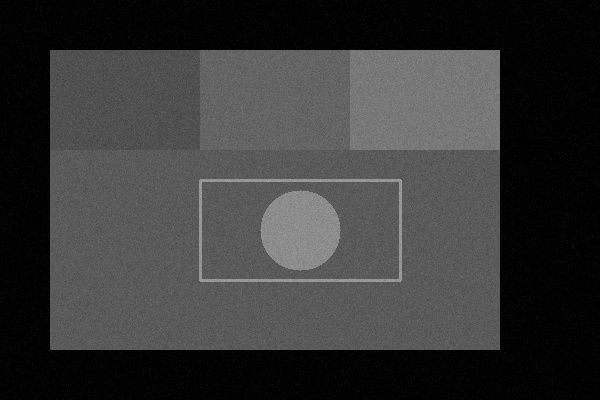
#> input picture opencv2/messi5.jpg, 600 x 400 px
$ python testeopencv.py
#> lines starting #> are read from the running program, lines starting #| are printed output that depends on the picture; after the words box and inside, x2 and y2 are one past the last pixel; in counts of white or black regions, pixels touching at a corner belong together
import cv2 as cv
import numpy as np
from matplotlib import pyplot as plt

# ==========================================================
# 1. LER UMA IMAGEM
# ==========================================================

# Carrega a imagem usando caminho absoluto
import os
script_dir = os.path.dirname(os.path.abspath(__file__))
image_path = os.path.join(script_dir, "messi5.jpg")
img = cv.imread(image_path)
#> img is the input picture: shape (400, 600, 3); min 0, max 166, mean 54.9

# Verifica se a imagem foi carregada corretamente
if img is None:
    print("❌ Erro: Arquivo 'imagem.jpg' não encontrado!")
    print("Por favor, coloque uma imagem chamada 'imagem.jpg' na pasta opencv2")
    print("Ou altere o nome do arquivo no código.")
    exit()

# OpenCV usa BGR, converter para RGB para matplotlib
img_rgb = cv.cvtColor(img, cv.COLOR_BGR2RGB)

# ==========================================================
# 2. PEGAR VALOR DE UM PIXEL
# ==========================================================

# Coordenada do pixel
y, x = 100, 100

# Valor completo do pixel (BGR)
pixel = img[y, x]
#> pixel = [79, 79, 79]

print("Valor do pixel [B,G,R]:", pixel)
#| Valor do pixel [B,G,R]: [79 79 79]

# Pegando apenas canal azul
blue = img[y, x, 0]
#> blue = 79

print("Canal Azul:", blue)
#| Canal Azul: 79

# ==========================================================
# 3. TAMANHO DA IMAGEM
# ==========================================================

altura, largura, canais = img.shape
#> altura = 400; largura = 600; canais = 3

print("\nDimensões da imagem:")
print("Altura :", altura)
#| Altura : 400
print("Largura:", largura)
#| Largura: 600
print("Canais :", canais)
#| Canais : 3

# ==========================================================
# 4. ATRIBUIR VALOR A UM PIXEL
# ==========================================================

# Altera pixel para branco
img[y, x] = [255, 255, 255]
#> img: shape (400, 600, 3); under 0.01% of pixels changed, all inside (x1, y1, x2, y2) = (100, 100, 101, 101)

print("\nNovo valor do pixel:")
print(img[y, x])
#| [255 255 255]

# ==========================================================
# 5. DEFINIR UMA ROI (REGIÃO DE INTERESSE)
# ==========================================================

# Seleciona uma região da imagem
roi = img[200:350, 200:350]
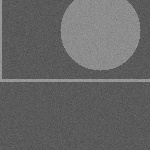
#> roi: shape (150, 150, 3); min 66, max 166, mean 102

# Copia ROI para outra região
img[50:200, 50:200] = cv.resize(roi, (150, 150))

# Desenha retângulo indicando ROI original
cv.rectangle(img, (200, 200), (350, 350), (0, 255, 0), 3)
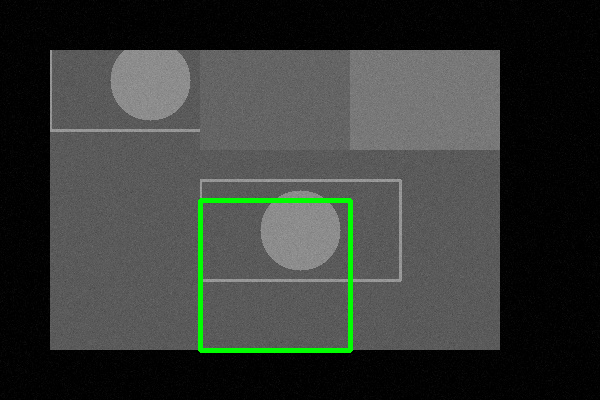
#> img: shape (400, 600, 3); mean B, G, R 55.6, 58.8, 55.6

# ==========================================================
# 6. GERENCIAR OS CANAIS DA IMAGEM
# ==========================================================

# Divide os canais
b, g, r = cv.split(img)

# Cria imagens mostrando canais individuais
zeros = np.zeros_like(b)

blue_img = cv.merge([b, zeros, zeros])
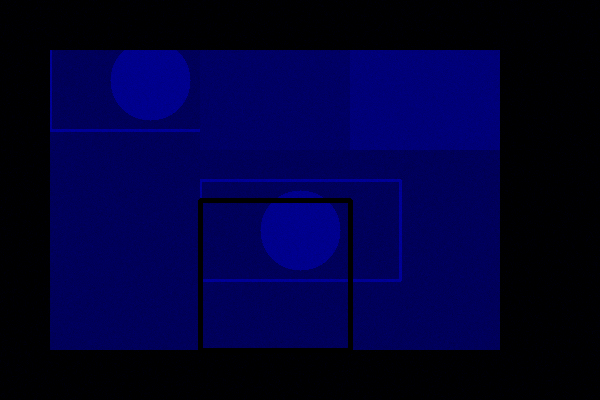
#> blue_img: shape (400, 600, 3); mean of channels 0, 1, 2 55.6, 0, 0; drawn as B, G, R
green_img = cv.merge([zeros, g, zeros])
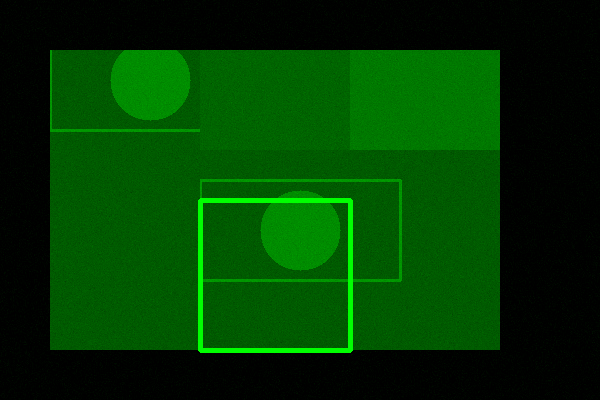
#> green_img: shape (400, 600, 3); mean of channels 0, 1, 2 0, 58.8, 0; drawn as B, G, R
red_img = cv.merge([zeros, zeros, r])
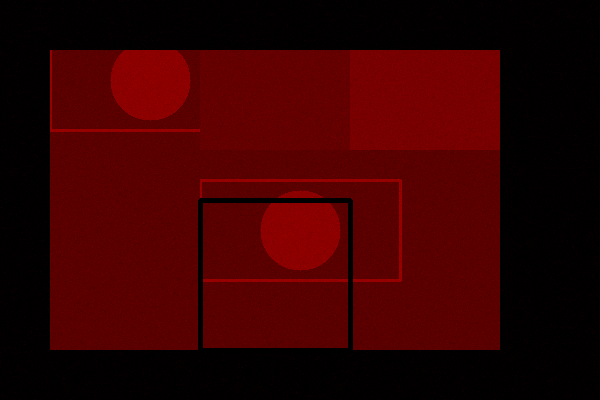
#> red_img: shape (400, 600, 3); mean of channels 0, 1, 2 0, 0, 55.6; drawn as B, G, R

# Junta novamente
merged = cv.merge((b, g, r))

# ==========================================================
# EXIBIÇÃO DOS RESULTADOS
# ==========================================================

plt.figure(figsize=(16, 10))

# Imagem original
plt.subplot(2, 3, 1)
plt.imshow(img_rgb)
plt.title("Imagem Original")
plt.axis("off")

# Imagem modificada
plt.subplot(2, 3, 2)
plt.imshow(cv.cvtColor(img, cv.COLOR_BGR2RGB))
plt.title("Imagem Modificada")
plt.axis("off")

# Canal Azul
plt.subplot(2, 3, 3)
plt.imshow(cv.cvtColor(blue_img, cv.COLOR_BGR2RGB))
plt.title("Canal Azul")
plt.axis("off")

# Canal Verde
plt.subplot(2, 3, 4)
plt.imshow(cv.cvtColor(green_img, cv.COLOR_BGR2RGB))
plt.title("Canal Verde")
plt.axis("off")

# Canal Vermelho
plt.subplot(2, 3, 5)
plt.imshow(cv.cvtColor(red_img, cv.COLOR_BGR2RGB))
plt.title("Canal Vermelho")
plt.axis("off")

# Imagem reconstruída
plt.subplot(2, 3, 6)
plt.imshow(cv.cvtColor(merged, cv.COLOR_BGR2RGB))
plt.title("Imagem Reconstruída")
plt.axis("off")

plt.tight_layout()
plt.show()

# ==========================================================
# SALVAR RESULTADO
# ==========================================================

cv.imwrite("resultado_final.jpg", img)

print("\nImagem salva como resultado_final.jpg")
